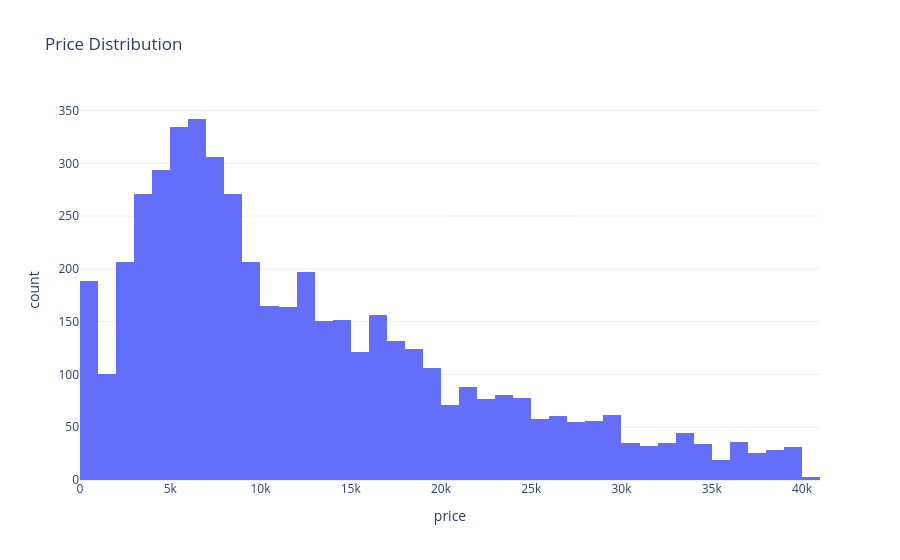

Notebook source saved alongside this figure:
### Markdown cell above
### Data Understanding

After considering the business understanding, we want to get familiar with our data.  Write down some steps that you would take to get to know the dataset and identify any quality issues within.  Take time to get to know the dataset and explore what information it contains and how this could be used to inform your business understanding.

### Code cell
df_sample = df_clean_minus_outliers.sample(5000, random_state=42)
fig = px.histogram(df_sample, x='price', nbins=50, title='Price Distribution')
fig.write_html('../images/price_distribution.html')
fig.show()

### Figure 1 — Plotly figure (JSON) as saved in the notebook; plotly's stock layout.template omitted (floating-point values rounded to 4 significant figures; data arrays with more than 128 entries replaced by an {"elided": "..."} marker saying what was removed)
{"data": [{"bingroup": "x", "hovertemplate": "price=%{x}<br>count=%{y}<extra></extra>", "legendgroup": "", "marker": {"color": "#636efa", "pattern": {"shape": ""}}, "name": "", "nbinsx": 50, "orientation": "v", "showlegend": false, "type": "histogram", "x": {"elided": "5000 int values"}, "xaxis": "x", "yaxis": "y"}], "layout": {"barmode": "relative", "legend": {"tracegroupgap": 0}, "title": {"text": "Price Distribution"}, "xaxis": {"anchor": "y", "domain": [0, 1], "title": {"text": "price"}}, "yaxis": {"anchor": "x", "domain": [0, 1], "title": {"text": "count"}}}}
